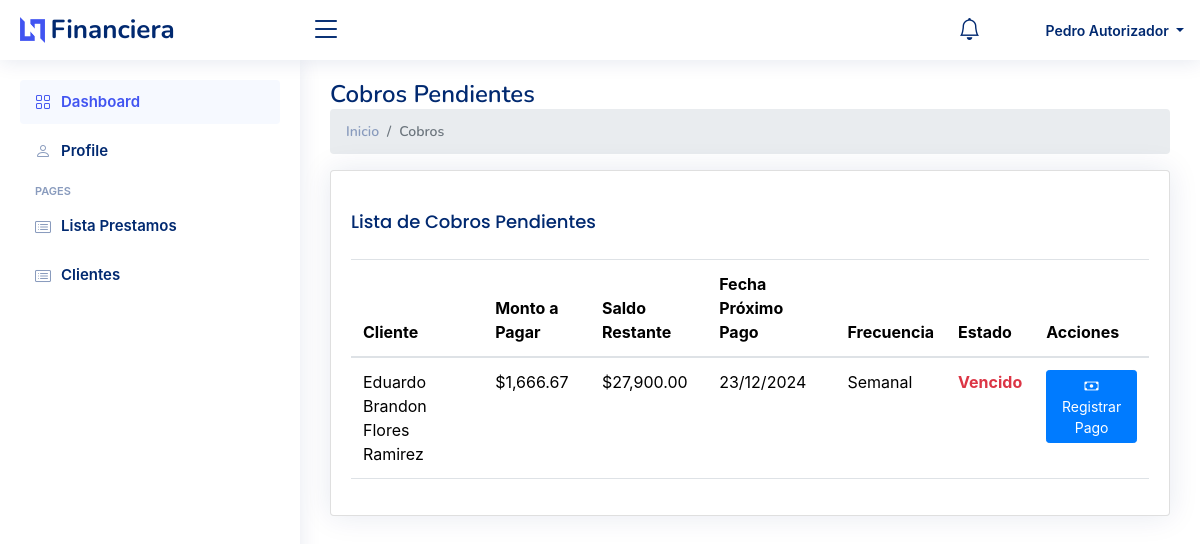
/listaCobros.php (signed in), run on the app's committed database.
### tables this page shows
CREATE TABLE `prestamos` (
  `id` bigint(20) NOT NULL,
  `cliente_id` bigint(20) NOT NULL,
  `monto` decimal(10,2) NOT NULL,
  `plazo` int(11) NOT NULL,
  `tasa_interes` decimal(5,2) NOT NULL,
  `estado` enum('Pendiente','Completado') NOT NULL DEFAULT 'Pendiente',
  `ruta_firma_prestamo` varchar(255) NOT NULL,
  `fecha_solicitud` timestamp NOT NULL DEFAULT current_timestamp(),
  `estado_solicitud` enum('pendiente','aprobado','rechazado') DEFAULT 'pendiente',
  `monto_autorizado` decimal(10,2) DEFAULT NULL,
  `plazo_semanas` int(11) DEFAULT NULL,
  `fecha_autorizacion` datetime DEFAULT NULL,
  `fecha_primer_pago` date DEFAULT NULL,
  `fecha_ultimo_pago` date DEFAULT NULL,
  `autorizado_por` bigint(20) DEFAULT NULL,
  `monto_total` decimal(10,2) GENERATED ALWAYS AS (`monto_autorizado` + `monto_autorizado` * `tasa_interes` / 100) STORED,
  `pago_por_periodo` decimal(10,2) GENERATED ALWAYS AS (case when `frecuencia_pago` = 'quincenal' then `monto_total` / (`plazo_semanas` / 2) else `monto_total` / `plazo_semanas` end) STORED,
  `saldo_restante` decimal(10,2) DEFAULT NULL,
  `frecuencia_pago` enum('semanal','quincenal') NOT NULL DEFAULT 'semanal'
);

CREATE TABLE `clientes` (
  `id` bigint(20) NOT NULL,
  `nombre_completo` varchar(255) NOT NULL,
  `fecha_nacimiento` date NOT NULL,
  `email` varchar(255) NOT NULL,
  `telefono` varchar(20) NOT NULL,
  `genero` char(1) NOT NULL,
  `id_vendedor` bigint(20) DEFAULT NULL,
  `ruta_firma` varchar(255) DEFAULT NULL,
  `estado` enum('Activo','Inactivo') NOT NULL DEFAULT 'Activo'
);

### listaCobros.php (the view, shortened to what this page needs)
<?php
require_once 'config.php';
include 'views/head.php';
include 'views/header.php';
include 'views/nav_menu.php';
$sql = "SELECT
    p.id as prestamo_id,
    c.nombre_completo as nombre_cliente,
    p.monto_autorizado as monto,
    p.tasa_interes,
    p.fecha_primer_pago,
    p.fecha_ultimo_pago,
    p.frecuencia_pago,
    p.saldo_restante,
    p.plazo_semanas,
    CASE
        WHEN p.fecha_primer_pago < CURRENT_DATE THEN 'Vencido'
        WHEN p.fecha_primer_pago = CURRENT_DATE THEN 'Vence Hoy'
        ELSE 'Pendiente'
    END as estado_vencimiento
FROM prestamos p
INNER JOIN clientes c ON p.cliente_id = c.id
WHERE p.estado_solicitud = 'aprobado'
AND p.saldo_restante > 0
ORDER BY p.fecha_primer_pago ASC  ";
$stmt = $conn->prepare($sql);
$stmt->execute();
$pagos_pendientes = $stmt->fetchAll(PDO::FETCH_ASSOC);
?>
<main id="main" class="main">
    <div class="pagetitle">
        <h1>Cobros Pendientes</h1>
        <nav>
            <ol class="breadcrumb">
                <li class="breadcrumb-item"><a href="index.php">Inicio</a></li>
                <li class="breadcrumb-item active">Cobros</li>
            </ol>
        </nav>
    </div>
    <section class="section">
        <div class="row">
            <div class="col-lg-12">
                <div class="card">
                    <div class="card-body">
                        <h5 class="card-title">Lista de Cobros Pendientes</h5>
                        <table class="table datatable">
                            <thead>
                                <tr>
                                    <th>Cliente</th>
                                    <th>Monto a Pagar</th>
                                    <th>Saldo Restante</th>
                                    <th>Fecha Próximo Pago</th>
                                    <th>Frecuencia</th>
                                    <th>Estado</th>
                                    <th>Acciones</th>
                                </tr>
                            </thead>
                            <tbody>
                                <?php foreach ($pagos_pendientes as $pago):
                                    $monto_pago = $pago['frecuencia_pago'] == 'quincenal' ?
                                        $pago['monto'] / (($pago['plazo_semanas'] / 2)) :
                                        $pago['monto'] / $pago['plazo_semanas'];
                                    $clase_estado = '';
                                    switch ($pago['estado_vencimiento']) {
                                        case 'Vencido':
                                            $clase_estado = 'text-danger fw-bold';
                                            break;
                                    }
                                ?>
                                    <tr>
                                        <td><?php echo htmlspecialchars($pago['nombre_cliente']); ?></td>
                                        <td>$<?php echo number_format($monto_pago, 2); ?></td>
                                        <td>$<?php echo number_format($pago['saldo_restante'], 2); ?></td>
                                        <td><?php echo date('d/m/Y', strtotime($pago['fecha_primer_pago'])); ?></td>
                                        <td><?php echo ucfirst($pago['frecuencia_pago']); ?></td>
                                        <td class="<?php echo $clase_estado; ?>">
                                            <?php echo $pago['estado_vencimiento']; ?>
                                        </td>
                                        <td>
                                            <button class="btn btn-primary btn-sm"
                                                    onclick="mostrarDetallesCobro(<?php echo htmlspecialchars(json_encode($pago)); ?>)">
                                                <i class="bi bi-cash"></i> Registrar Pago
                                            </button>
                                        </td>
                                    </tr>
                                <?php endforeach; ?>
                            </tbody>
                        </table>
                    </div>
                </div>
            </div>
        </div>
    </section>
</main>

### assets/css/style.css (style rules this page uses)
:root { scroll-behavior: smooth; }
body { font-family: "Open Sans", sans-serif; background: #f6f9ff; color: #444444; }
a { color: #4154f1; text-decoration: none; }
h1, h2, h3, h4, h5, h6 { font-family: "Nunito", sans-serif; }
#main { margin-top: 60px; padding: 20px 30px; transition: all 0.3s; }
.pagetitle { margin-bottom: 10px; }
.pagetitle h1 { font-size: 24px; margin-bottom: 0; font-weight: 600; color: #012970; }
.card { margin-bottom: 30px; border: none; border-radius: 5px; box-shadow: 0px 0 30px rgba(1, 41, 112, 0.1); }
.card-title { padding: 20px 0 15px 0; font-size: 18px; font-weight: 500; color: #012970; font-family: "Poppins", sans-serif; }
.card-body { padding: 0 20px 20px 20px; }
.breadcrumb { font-size: 14px; font-family: "Nunito", sans-serif; color: #899bbd; font-weight: 600; }
.breadcrumb a { color: #899bbd; transition: 0.3s; }
.breadcrumb .breadcrumb-item::before { color: #899bbd; }
.breadcrumb .active { color: #51678f; font-weight: 600; }
@media (min-width: 1200px) { #main, #footer { margin-left: 300px; } }
.main { padding: 20px; min-height: 100vh; }
.card { width: 100%; margin-right: 0; margin-left: 0; }

### data on the page
prestamos: cliente.nombre_completo "Eduardo Brandon Flores Ramirez", monto_pago "1,666.67", saldo_restante "27,900.00", fecha_primer_pago "23/12/2024", frecuencia_pago "Semanal", estado_vencimiento "Vencido"

### other printed values
$_SESSION['user']['nombre'] "Pedro Autorizador"
